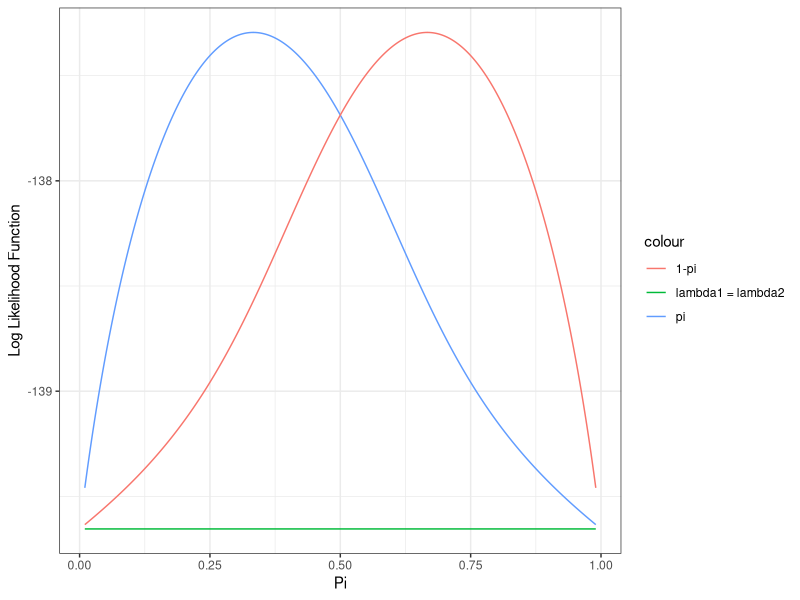
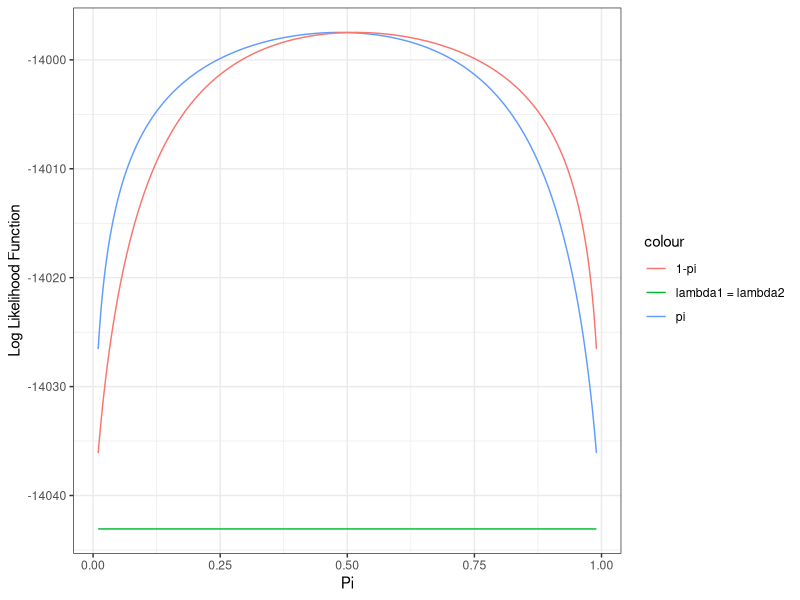

The R script that drew these images, in order:
## ---- chunk 1
knitr::opts_chunk$set(echo = TRUE)
library(tidyverse)
## ---- chunk 2
# Define the function written by Dr. Demirtas

############################################################
#EM algorithm for univariate normal MAR example
#Written by Hakan Demirtas
############################################################
# Required arguments:
# y= incomplete univariate data, with missing values
# denoted by NA.
# start=starting values for parameters. This should be a
# list with two components: mu and sigma
#
# Optional arguments:
# maxits=maximum number of iterations
# eps=convergence criterion
#
# Output:
# This function returns a list with the following components:
# theta=final parameter estimates
# iter=how many iterations were performed
# cvgd=logical value indicating whether it converged or not.
# loglik= vector of length ``iter'' giving the observed-data
# log-likelihood at each iteration
##############################################################

univariate.normal.em.demirtas<-function(y, start, maxits=500, eps=0.000001){
  newmu<-start$mu ; newsigma2<-start$sigma2 ; n<-length(y)
  w<-!is.na(y) ; yobs<-y[w] ; nobs<-length(yobs) ; nmis<-n-nobs
  loglik<-numeric(maxits) ; iter<-0 ; cvgd<-F
  cat(paste("Performing iterations of EM...","\n"))
  
  while ((iter<maxits)&(!cvgd)){
  iter<-iter+1 ; mu<-newmu ; sigma2<-newsigma2
  # EVALUATE OBSERVED-DATA-LIKELIHOOD
  ll<--(nobs/2)*log(sigma2)-1/(2*sigma2)*sum((yobs-mu)^2)
  loglik[iter]<-ll
  # E-STEP
  ET1<-sum(yobs)+nmis*mu
  ET2<-sum(yobs^2)+nmis*(sigma2+mu^2)
  # M-STEP
  newmu<-ET1/n
  newsigma2<-(ET2/n)-newmu^2
  # ASSESS CONVERGENCE
  cvgd<-(abs(newmu-mu)<=eps*abs(mu)) & (abs(newsigma2-sigma2)<=eps*abs(sigma2))}
  
  cat(paste("Done!","\n"))
  theta<-list(mu=newmu, sigma2=newsigma2)
  loglik<-loglik[1:iter]
  result<-list(theta=theta, iter=iter, cvgd=cvgd,loglik=loglik)
  result}

## ---- chunk 3
# Import data
data = c(50.1, 39.8, 46.4, NA, NA, 31.2, 50.0, 49.6, 48.7, 49.7, 53.4, 62.1, NA)

# Convergence criteria
eps = c(0.001, 0.0001, 0.00001, 0.000001)

# Calculate the sample mean and sample variance (only observed data)
mu = mean(data, na.rm = T); mu
sigma2 = sum((data[!is.na(data)] - mu)^2)/length(data[!is.na(data)]); sigma2

# Use the result to be the starting values
start1 = list(mu = 48.1, sigma2 = 59.426)

# Try resonable starting value
start2 = list(mu = 50, sigma2 = 60)

# Try some crazy starting values
start3 = list(mu = 0, sigma2 = 10)
start4 = list(mu = 1000, sigma2 = 1000)
start5 = list(mu = 10000, sigma2 = 21000)

# Create variables to store results
mu_result = numeric(20)
sigma2_result = numeric(20)
iteration = numeric(20)
log_like = numeric(20)

# Start iterations and try 4 different convergence criteria 
for (i in 1:4) {
  # At each iteration, try different starting values
  EM1 = univariate.normal.em.demirtas(data, start1, eps = eps[i])
  mu_result[i] = EM1$theta$mu
  sigma2_result[i] = EM1$theta$sigma2
  iteration[i] = EM1$iter
  log_like[i] = EM1$loglik[EM1$iter]
  
  
  EM2 = univariate.normal.em.demirtas(data, start2, eps = eps[i])
  mu_result[i+4] = EM2$theta$mu
  sigma2_result[i+4] = EM2$theta$sigma2
  iteration[i+4] = EM2$iter
  log_like[i+4] = EM2$loglik[EM2$iter]
  
  
  EM3 = univariate.normal.em.demirtas(data, start3, eps = eps[i])
  mu_result[i+8] = EM3$theta$mu
  sigma2_result[i+8] = EM3$theta$sigma2
  iteration[i+8] = EM3$iter
  log_like[i+8] = EM3$loglik[EM3$iter]
  
  
  EM4 = univariate.normal.em.demirtas(data, start4, eps = eps[i])
  mu_result[i+12] = EM4$theta$mu
  sigma2_result[i+12] = EM4$theta$sigma2
  iteration[i+12] = EM4$iter
  log_like[i+12] = EM4$loglik[EM4$iter]
  
  
  EM5 = univariate.normal.em.demirtas(data, start5, eps = eps[i])
  mu_result[i+16] = EM5$theta$mu
  sigma2_result[i+16] = EM5$theta$sigma2
  iteration[i+16] = EM5$iter
  log_like[i+16] = EM5$loglik[EM5$iter]
}

# Sort the results
convergence_criteria = rep(eps, 5)
start_mu = c(rep(start1$mu, 4), rep(start2$mu, 4), rep(start3$mu, 4), rep(start4$mu, 4), rep(start5$mu, 4))
start_sigma2 = c(rep(start1$sigma2, 4), rep(start2$sigma2, 4), rep(start3$sigma2, 4), rep(start4$sigma2, 4), rep(start5$sigma2, 4))
result_table = cbind(convergence_criteria, start_mu, start_sigma2, mu_result, sigma2_result, iteration, log_like) %>% as.data.frame()

result_table %>% knitr::kable()
## ---- chunk 4
# Create a new dataset
set.seed(1029)
data_new = rnorm(13, mean = 48.1, sqrt(59.426))

# Randomly choose 3 data points to be missing
missing = sample(1:13, size = 3, replace = F); missing
data_new[missing] = NA; data_new

# Calculate the sample mean and sample variance from the new dataset
mu = mean(data_new, na.rm = T); mu
sigma2 = sum((data_new[!is.na(data_new)] - mu)^2)/length(data_new[!is.na(data_new)]); sigma2

# Use the new dataset to run EM method again
start_new = list(mu = mu, sigma2 = sigma2); start_new
start_new2 = list(mu = 0, sigma2 = 100); start_new2
univariate.normal.em.demirtas(data_new, start_new)
univariate.normal.em.demirtas(data_new, start_new2)
## ---- chunk 5
# Create a new dataset
set.seed(1029)
data_new = rnorm(13, mean = 48.1, sqrt(59.426))

# Randomly choose 3 data points to be missing
missing = sample(1:13, size = 6, replace = F); missing
data_new[missing] = NA; data_new

# Calculate the sample mean and sample variance from the new dataset
mu = mean(data_new, na.rm = T); mu
sigma2 = sum((data_new[!is.na(data_new)] - mu)^2)/length(data_new[!is.na(data_new)]); sigma2

# Use the new dataset to run EM method again
start_new = list(mu = mu, sigma2 = sigma2); start_new
start_new2 = list(mu = 0, sigma2 = 100); start_new2

univariate.normal.em.demirtas(data_new, start_new)
univariate.normal.em.demirtas(data_new, start_new2)
## ---- chunk 6
mu_result = vector()
sigma2_result = vector()
set.seed(1029)
for (i in 1:1000) {
  data_new = rnorm(13, 48.1, sqrt(59.426))
  mis = sample(1:13, 3, replace = F)
  data_new[mis] = NA; data_new

  mu = mean(data_new, na.rm = T)
  sigma2 = sum((data_new[!is.na(data_new)] - mu)^2)/length(data_new[!is.na(data_new)])
  start_new = list(mu = mu, sigma2 = sigma2)
  result = univariate.normal.em.demirtas(data_new, start_new)
  theta = result$theta
  mu_result[i] = theta$mu
  sigma2_result[i] = theta$sigma2
}

mean(mu_result)
sd(mu_result)
mean(sigma2_result)
sd(sigma2_result)
## ---- chunk 7
# Add two additional steps in the previous EM function
univariate.normal.em.demirtas_new = function(y, start, maxits=500, eps=0.000001){
  newmu<-start$mu ; newsigma2<-start$sigma2 ; n<-length(y)
  w<-!is.na(y) ; yobs<-y[w] ; nobs<-length(yobs) ; nmis<-n-nobs
  loglik<-numeric(maxits) ; iter<-0 ; cvgd<-F
  mut = c()
  sigma2t = c()
  cat(paste("Performing iterations of EM...","\n"))
  
  while ((iter<maxits)&(!cvgd)){
  iter<-iter+1 ; mu<-newmu ; sigma2<-newsigma2
  # EVALUATE OBSERVED-DATA-LIKELIHOOD
  ll<--(nobs/2)*log(sigma2)-1/(2*sigma2)*sum((yobs-mu)^2)
  loglik[iter]<-ll
  # E-STEP
  ET1<-sum(yobs)+nmis*mu
  ET2<-sum(yobs^2)+nmis*(sigma2+mu^2)
  # M-STEP
  newmu<-ET1/n
  newsigma2<-(ET2/n)-newmu^2
  
  # Record parameter theta_t
  mut[iter] = newmu
  sigma2t[iter] = newsigma2
  
  # ASSESS CONVERGENCE
  cvgd<-(abs(newmu-mu)<=eps*abs(mu)) & (abs(newsigma2-sigma2)<=eps*abs(sigma2))}
  
  # Adding two additional steps
  for (i in 1:2) {
    iter = iter + 1
    mu = newmu
    sigma2 = newsigma2
    # EVALUATE OBSERVED-DATA-LIKELIHOOD
    ll<--(nobs/2)*log(sigma2)-1/(2*sigma2)*sum((yobs-mu)^2)
    loglik[iter]<-ll
    # E-STEP
    ET1<-sum(yobs)+nmis*mu
    ET2<-sum(yobs^2)+nmis*(sigma2+mu^2)
    # M-STEP
    newmu<-ET1/n
    newsigma2<-(ET2/n)-newmu^2
  
    # Record parameter theta_t
    mut[iter] = newmu
    sigma2t[iter] = newsigma2
  }
  cat(paste("Done!","\n"))
  theta<-list(mu=mut, sigma2=sigma2t)
  loglik<-loglik[1:iter]
  result<-list(theta=theta, iter=iter, cvgd=cvgd,loglik=loglik)
  result}

# Calculate the elementwise rate of convergence
# Because we added two steps, t-1 will be the step that we get the convergence
rate_cal = function(theta) {
  rate = c()
  t = length(theta)
  for (i in 2:t-1) {
    rate[i] = (theta[i+1]-theta[i])/(theta[i]-theta[i-1])
  }
  return(rate)
}
## ---- chunk 8
# Create the dataset, normally distributed with mean 50 and sd 10
set.seed(1029)
data_2 = rnorm(100, 50, 5)
mis = sample(1:100, size = 90, replace = F)
data_2[mis] = NA

# Calculate the sample mean and sample variance
mu = mean(data_2, na.rm = T); mu
sigma2 = sum((data_2[!is.na(data_2)] - mu)^2)/length(data_2[!is.na(data_2)]); sigma2

# Set starting values
start_value = list(mu = mu, sigma2 = 10); start_value

# Run EM function
result_question2 = univariate.normal.em.demirtas_new(data_2, start_value)
mu_result = result_question2$theta$mu
sigma2_result = result_question2$theta$sigma2

# Calculate the convergence rate for mu
rate_cal(mu_result)

# Calculate the convergence rate for sigma2
rate_cal(sigma2_result)
## ---- chunk 9
start_value = list(mu = 0, sigma2 = 0)

# Run EM function
result_question2 = univariate.normal.em.demirtas_new(data_2, start_value)
mu_result = result_question2$theta$mu
sigma2_result = result_question2$theta$sigma2

# Calculate the convergence rate for mu
rate_cal(mu_result)

# Calculate the convergence rate for sigma2
rate_cal(sigma2_result)
## ---- chunk 10
# Import dataset
mixture = read.table(file = "./mixture.dat")
data3 = t(mixture)
data3 = as.vector(data3)
## ---- chunk 11
###########################################################
# EM algorithm for two-part mixture of exponentials
# Written by Hakan Demirtas
# startval should be a list with three components:
# pi=mixing proportion
# lambda1=reciprocal mean of the first component
# lambda1=reciprocal mean of the second component
###########################################################
# The function below allows us that pi can be fixed
# to a specific value to perform constrained estimation.
em.exponential.mixture<-function(y, startval, maxits=10000, eps=0.00001, pi.fix){
  n<-length(y) ; newtheta<-startval
  if(!missing(pi.fix)) newtheta$pi<-pi.fix
  iter<-0
  converged<-F
  loglik<-numeric(maxits)
  while((!converged)&(iter<maxits)){
    iter<-iter+1
    theta<-newtheta
    
    # DO E-STEP
    pix<-theta$pi
    lambda1<-theta$lambda1
    lambda2<-theta$lambda2
    num<-pix*lambda1*exp(-lambda1*y)
    denom<-num+(1-pix)*lambda2*exp(-lambda2*y)
    delta<-num/denom # parameter for the Bernoulli distribution
    T1<-sum(delta) ; T2<-sum(delta*y) ; T3<-sum(y)
    loglik[iter]<-sum(log(denom))
    
    # DO M-STEP
    if (missing(pi.fix)) pix<-T1/n
    lambda1<-T1/T2
    lambda2<-(n-T1)/(T3-T2)
    newtheta<-list(pix=pix, lambda1=lambda1, lambda2=lambda2)
    
    # ASSESS CONVERGENCE
    old<-c(theta$pi, theta$lambda1, theta$lambda2)
    new<-c(newtheta$pi, newtheta$lambda1, newtheta$lambda2)
    converged<-all(abs(old-new)<=eps*abs(old))}
    loglik<-loglik[1:iter]
    list(theta=newtheta,iter=iter, converged=converged, loglik=loglik)}
## ---- chunk 12
start1 = list(pi = 0.3, lambda1 = 1, lambda2 = 0.5)
start2 = list(pi = 0.7, lambda1 = 0.5, lambda2 = 1)
em.exponential.mixture(data3, start1, eps = 0.0000001)
em.exponential.mixture(data3, start2, eps = 0.0000001)
## ---- chunk 13
pi_range = seq(0.01, 0.99, 0.001)
start3 = list(pi = 0.5, lambda1 = 0.75, lambda2 = 0.75)

logL1 = numeric(length(pi_range))
logL2 = numeric(length(pi_range))
logL3 = numeric(length(pi_range))
for (i in 1:length(pi_range)) {
  result1 = em.exponential.mixture(data3, start1, eps = 0.000001, pi.fix = pi_range[i])
  result2 = em.exponential.mixture(data3, start2, eps = 0.000001, pi.fix = pi_range[i])
  result3 = em.exponential.mixture(data3, start3, eps = 0.000001, pi.fix = pi_range[i])
  conv_n1 = result1$iter
  conv_n2 = result2$iter
  conv_n3 = result3$iter
  logL1[i] = result1[[4]][conv_n1]
  logL2[i] = result2[[4]][conv_n2]
  logL3[i] = result3[[4]][conv_n3]
}

plot_table = cbind(pi_range, logL1, logL2, logL3) %>% as.data.frame()
plot_table %>% 
  ggplot(aes(x = pi_range)) + 
  geom_line(aes(y = logL1, colour = "pi")) +
  geom_line(aes(y = logL2, colour = "1-pi")) +
  geom_line(aes(y = logL3, colour = "lambda1 = lambda2")) +
  theme_bw() + labs(
    x = "Pi",
    y = "Log Likelihood Function"
  )
  
## ---- chunk 14
# Find the 95% confidence interval for pi using inverting likelihood ratio test
pi_CI = function(start, y) {
  pi.grid = seq(0.01, 0.99, 0.01)
  global = em.exponential.mixture(y, start, maxits = 10000, eps = 0.00001)
  n_iter_result = global$iter
  llmax = global[[4]][n_iter_result] # log likelihood for theta hat
  loglik = numeric(length(pi.grid)) # results vector for log likelihood of theta tilde
  
  # Calculate log likelihood function for each fixed pi value
  for (i in 1:length(pi.grid)) {
    temp = em.exponential.mixture(y, start, maxits = 10000, eps = 0.00001, pi.fix = pi.grid[i])
    n_iter = temp[[2]]
    loglik[i] = temp[[4]][n_iter]
  } 
  
  # Calculate the 95% CI for pi
  range(pi.grid[loglik+1.92 >= llmax])
}

# CI for pi
start = list(pi = 0.5, lambda1 = 1, lambda2 = 0.5)
pi_CI(start, data3)

# CI for 1-pi
start2 = list(pi = 0.5, lambda1 = 0.5, lambda2 = 1)
pi_CI(start2, data3)

# CI for pi when lambda1 = lambda2
start3 = list(pi = 0.5, lambda1 = 1, lambda2 = 1)
pi_CI(start3, data3)
## ---- chunk 15
# Import dataset
data5 = read.table(file = "mixture10000.dat") %>% t() %>% as.vector()
## ---- chunk 16
start1 = list(pi = 0.5, lambda1 = 0.5, lambda2 = 2)
start2 = list(pi = 0.5, lambda1 = 1, lambda2 = 0.5)

# Revise function so that the result won't show the log likelihood
em.exponential.mixture_new<-function(y, startval, maxits=10000, eps=0.00001, pi.fix){
  n<-length(y) ; newtheta<-startval
  if(!missing(pi.fix)) newtheta$pi<-pi.fix
  iter<-0
  converged<-F
  loglik<-numeric(maxits)
  while((!converged)&(iter<maxits)){
    iter<-iter+1
    theta<-newtheta
    
    # DO E-STEP
    pix<-theta$pi
    lambda1<-theta$lambda1
    lambda2<-theta$lambda2
    num<-pix*lambda1*exp(-lambda1*y)
    denom<-num+(1-pix)*lambda2*exp(-lambda2*y)
    delta<-num/denom # parameter for the Bernoulli distribution
    T1<-sum(delta) ; T2<-sum(delta*y) ; T3<-sum(y)
    loglik[iter]<-sum(log(denom))
    
    # DO M-STEP
    if (missing(pi.fix)) pix<-T1/n
    lambda1<-T1/T2
    lambda2<-(n-T1)/(T3-T2)
    newtheta<-list(pix=pix, lambda1=lambda1, lambda2=lambda2)
    
    # ASSESS CONVERGENCE
    old<-c(theta$pi, theta$lambda1, theta$lambda2)
    new<-c(newtheta$pi, newtheta$lambda1, newtheta$lambda2)
    converged<-all(abs(old-new)<=eps*abs(old))}
    loglik<-loglik[1:iter]
    list(theta=newtheta,iter=iter, converged=converged)}

em.exponential.mixture_new(data5, start1)
em.exponential.mixture_new(data5, start2)
## ---- chunk 17
# Add codes to previous function to calculate first derivatives at mode
em.exponential.mixture_first_der <-function(y, startval, maxits=10000, eps=0.00001, pi.fix){
  n<-length(y) ; newtheta<-startval
  if(!missing(pi.fix)) newtheta$pi<-pi.fix
  iter<-0
  converged<-F
  loglik<-numeric(maxits)
  while((!converged)&(iter<maxits)){
    iter<-iter+1
    theta<-newtheta
    
    # DO E-STEP
    pix<-theta$pi
    lambda1<-theta$lambda1
    lambda2<-theta$lambda2
    num<-pix*lambda1*exp(-lambda1*y)
    denom<-num+(1-pix)*lambda2*exp(-lambda2*y)
    delta<-num/denom # parameter for the Bernoulli distribution
    T1<-sum(delta) ; T2<-sum(delta*y) ; T3<-sum(y)
    loglik[iter]<-sum(log(denom))
    
    # DO M-STEP
    if (missing(pi.fix)) pix<-T1/n
    lambda1<-T1/T2
    lambda2<-(n-T1)/(T3-T2)
    num<-pix*lambda1*exp(-lambda1*y)
    denom<-num+(1-pix)*lambda2*exp(-lambda2*y)
    delta<-num/denom # parameter for the Bernoulli distribution
    newtheta<-list(pix=pix, lambda1=lambda1, lambda2=lambda2)
    
    # ASSESS CONVERGENCE
    old<-c(theta$pi, theta$lambda1, theta$lambda2)
    new<-c(newtheta$pi, newtheta$lambda1, newtheta$lambda2)
    converged<-all(abs(old-new)<=eps*abs(old))}
    loglik<-loglik[1:iter]
    list(theta=newtheta,iter=iter, converged=converged)
    
    # Calculate first derivative
    lambda1 = newtheta$lambda1
    lambda2 = newtheta$lambda2
    pi = newtheta$pi
    pi.first_der = sum((delta-newtheta$pi)/(newtheta$pi*(1-newtheta$pi)))
    lambda1.first.der = sum(delta * ( 1/newtheta$lambda1 - y))
    lambda2.first.der = sum((1 - delta) * (1/lambda2 - y))
    
    list(theta=newtheta,iter=iter, converged=converged,
         first.der = c(pi = pi.first_der, lambda1 = lambda1.first.der, lambda2 = lambda2.first.der))
}
## ---- chunk 18
em.exponential.mixture_first_der(data5, start1)
## ---- chunk 19
em.exponential.mixture_first_der(data5, start2)
## ---- chunk 20
em.exponential.mixture_sec_der <-function(y, startval, maxits=10000, eps=0.00001, pi.fix){
  n<-length(y) ; newtheta<-startval
  if(!missing(pi.fix)) newtheta$pi<-pi.fix
  iter<-0
  converged<-F
  loglik<-numeric(maxits)
  
  # Create a matrix to store values of second derivatives
  sec_mat = diag(length(startval))
  while((!converged)&(iter<maxits)){
    iter<-iter+1
    theta<-newtheta
    
    # DO E-STEP
    pix<-theta$pi
    lambda1<-theta$lambda1
    lambda2<-theta$lambda2
    num<-pix*lambda1*exp(-lambda1*y)
    denom<-num+(1-pix)*lambda2*exp(-lambda2*y)
    delta<-num/denom # parameter for the Bernoulli distribution
    T1<-sum(delta) ; T2<-sum(delta*y) ; T3<-sum(y)
    loglik[iter]<-sum(log(denom))
    
    # DO M-STEP
    if (missing(pi.fix)) pix<-T1/n
    lambda1<-T1/T2
    lambda2<-(n-T1)/(T3-T2)
    num<-pix*lambda1*exp(-lambda1*y)
    denom<-num+(1-pix)*lambda2*exp(-lambda2*y)
    delta<-num/denom # parameter for the Bernoulli distribution
    newtheta<-list(pix=pix, lambda1=lambda1, lambda2=lambda2)
    
    # ASSESS CONVERGENCE
    old<-c(theta$pi, theta$lambda1, theta$lambda2)
    new<-c(newtheta$pi, newtheta$lambda1, newtheta$lambda2)
    converged<-all(abs(old-new)<=eps*abs(old))}
    loglik<-loglik[1:iter]
    list(theta=newtheta,iter=iter, converged=converged)
    
    # Calculate first derivative
    lambda1 = newtheta$lambda1
    lambda2 = newtheta$lambda2
    pi = newtheta$pi
    pi.first_der = sum((delta-newtheta$pi)/(newtheta$pi*(1-newtheta$pi)))
    lambda1.first.der = sum(delta * ( 1/newtheta$lambda1 - y))
    lambda2.first.der = sum((1 - delta) * (1/lambda2 - y))
    
    # Calculate second derivative
    sec_mat[1,1] = sum(-(delta - pi)^2/(pi^2*(1-pi)^2))
    sec_mat[1,2] = sum( delta * (1 - delta)/(pi * (1 - pi)) * (1/lambda1 - y))
    sec_mat[1,3] = sum( -delta * (1 - delta)/(pi * (1 - pi)) * (1/lambda2 - y))
    sec_mat[2,2] = sum( delta * (-1/lambda1^2) + delta * (1 - delta) * (1/lambda1 - y)^2)
    sec_mat[3,3] = sum( (1-delta)* (-1/lambda2^2) + delta * (1 - delta)*(1/lambda2 - y)^2)
    sec_mat[2,3] = sum( -delta*(1 - delta) * (1/lambda1 - y)*(1/lambda2 - y))
    sec_mat[2,1] = sec_mat[1,2]
    sec_mat[3,1] = sec_mat[1,3]
    sec_mat[3,2] = sec_mat[2,3]
    
    # Calculate the standard errors
    se_pi = sqrt(-1/sec_mat[1,1])
    se_lambda1 = sqrt(-1/sec_mat[2,2])
    se_lambda2 = sqrt(-1/sec_mat[3,3])
    
    # Calculate 95% CI for ML estimates
    CI_pi = pi + c(-1.96*se_pi, 1.96*se_pi)
    CI_lambda1 = lambda1 + c(-1.96*se_lambda1, 1.96*se_lambda1)
    CI_lambda2 = lambda2 + c(-1.96*se_lambda2, 1.96*se_lambda2)
    
    list(theta=newtheta,iter=iter, converged=converged,
         first.der = c(pi = pi.first_der, lambda1 = lambda1.first.der, lambda2 = lambda2.first.der),
         sec.der_matrix = sec_mat,
         SE = c(pi = se_pi, lambda1 = se_lambda1, lambda2 = se_lambda2),
         CI = list(pi = CI_pi, lambda1 = CI_lambda1, lambda2 = CI_lambda2))
}
## ---- chunk 21
start1 = list(pi = 0.5, lambda1 = 0.5, lambda2 = 2)
start2 = list(pi = 0.5, lambda1 = 2, lambda2 = 0.5)
em.exponential.mixture_sec_der(data5, start1)
## ---- chunk 22
em.exponential.mixture_sec_der(data5, start2)
## ---- chunk 23
pi_range = seq(0.01, 0.99, 0.001)
start3 = list(pi = 0.5, lambda1 = 0.75, lambda2 = 0.75)

logL1 = numeric(length(pi_range))
logL2 = numeric(length(pi_range))
logL3 = numeric(length(pi_range))
for (i in 1:length(pi_range)) {
  result1 = em.exponential.mixture(data5, start1, eps = 0.000001, pi.fix = pi_range[i])
  result2 = em.exponential.mixture(data5, start2, eps = 0.000001, pi.fix = pi_range[i])
  result3 = em.exponential.mixture(data5, start3, eps = 0.000001, pi.fix = pi_range[i])
  conv_n1 = result1$iter
  conv_n2 = result2$iter
  conv_n3 = result3$iter
  logL1[i] = result1[[4]][conv_n1]
  logL2[i] = result2[[4]][conv_n2]
  logL3[i] = result3[[4]][conv_n3]
}

plot_table = cbind(pi_range, logL1, logL2, logL3) %>% as.data.frame()
plot_table %>% 
  ggplot(aes(x = pi_range)) + 
  geom_line(aes(y = logL1, colour = "pi")) +
  geom_line(aes(y = logL2, colour = "1-pi")) +
  geom_line(aes(y = logL3, colour = "lambda1 = lambda2")) +
  theme_bw() + labs(
    x = "Pi",
    y = "Log Likelihood Function"
  )
## ---- chunk 24
# Find the 95% confidence interval for pi using inverting likelihood ratio test
# CI for pi
start = list(pi = 0.5, lambda1 = 1, lambda2 = 0.5)
pi_CI(start, data5)

# CI for 1-pi
start2 = list(pi = 0.5, lambda1 = 0.5, lambda2 = 1)
pi_CI(start2, data5)

# CI for pi when lambda1 = lambda2
start3 = list(pi = 0.5, lambda1 = 1, lambda2 = 1)
pi_CI(start3, data5)
## ---- chunk 25
# Define the function for question 6
EM_q6 = function(start, x, maxits = 500, eps = 0.000001, indep = F, homo = F) {
  
  newtheta11 = start$theta11
  newtheta12 = start$theta12
  newtheta21 = start$theta21
  newtheta22 = start$theta22
  
  x11 = x[1,1]; x12 = x[1,2]; x21 = x[2,1]; x22 = x[2,2]
  x1B = x[1,3]; x2B = x[2,3]; xC1 = x[3,1]; xC2 = x[3,2]
  
  n = sum(x) - x[3,3]
  
  iter = 0
  loglik = numeric(maxits)
  cvgd = F
  
  while ((iter<maxits)&(!cvgd)) {
    
    iter = iter+1
    theta11 = newtheta11
    theta12 = newtheta12
    theta21 = newtheta21
    theta22 = newtheta22
    
    theta_1 = theta11 + theta21
    theta_2 = theta12 + theta22
    theta1_ = theta11 + theta12
    theta2_ = theta21 + theta22
    
    # Evalueate ovserved data likelihood
    la = x11*log(theta11) + x12*log(theta12) + x21*log(theta21) + x22*log(theta22)
    lb = x1B*log(theta1_) + x2B*log(theta2_)
    lc = xC1*log(theta_1) + xC2*log(theta_2)
    ll = la + lb + lc
    loglik[iter] = ll
    
    # E-step
    ET11 = x11 + x1B*(theta11/theta1_) + xC1*(theta11/theta_1)
    ET12 = x12 + x1B*(theta12/theta1_) + xC2*(theta12/theta_2)
    ET21 = x21 + x2B*(theta21/theta2_) + xC1*(theta21/theta_1)
    ET22 = x22 + x2B*(theta22/theta2_) + xC2*(theta22/theta_2)
    
    # M-step
    if(!indep & !homo) {
      newtheta11 = (ET11)/n
      newtheta12 = (ET12)/n
      newtheta21 = (ET21)/n
      newtheta22 = (ET22)/n
    }
    
    if(indep) {
      newtheta11 = (ET11+ET12)*(ET11+ET21)/n^2
      newtheta12 = (ET11+ET12)*(ET12+ET22)/n^2
      newtheta21 = (ET21+ET22)*(ET11+ET21)/n^2
      newtheta22 = (ET21+ET22)*(ET12+ET22)/n^2
    }
    
    if(homo) {
      newtheta11 = (ET11)/n
      newtheta12 = (ET12+ET21)/(2*n)
      newtheta21 = (ET21+ET12)/(2*n)
      newtheta22 = (ET22)/n
    }
    
    # Assess convergence
    cvgd = (abs(newtheta11-theta11)) <= eps*abs(theta11) &
           (abs(newtheta12-theta12)) <= eps*abs(theta12) &
           (abs(newtheta21-theta21)) <= eps*abs(theta21) &
           (abs(newtheta22-theta22)) <= eps*abs(theta22) 
  }
  
  theta = list(theta11 = newtheta11, theta12 = newtheta12,
               theta21 = newtheta21, theta22 = newtheta22)
  loglik = loglik[1:iter]
  result = list(theta = theta, iter = iter, cvgd = cvgd, loglik = loglik)
  
  return(result)
}

# Import data
x = matrix(c(392, 55, 33, 
             76, 38, 9,
             31, 7, 115), byrow = T, ncol = 3)
## ---- chunk 26
theta = list(theta11 = 0.25, theta12 = 0.25, theta21 = 0.25, theta22 = 0.25)
EM_q6(theta, x)
## ---- chunk 27
EM_q6(theta, x, indep = T)
## ---- chunk 28
EM_q6(theta, x, homo = T)
1-pchisq(3.4964, 1)
